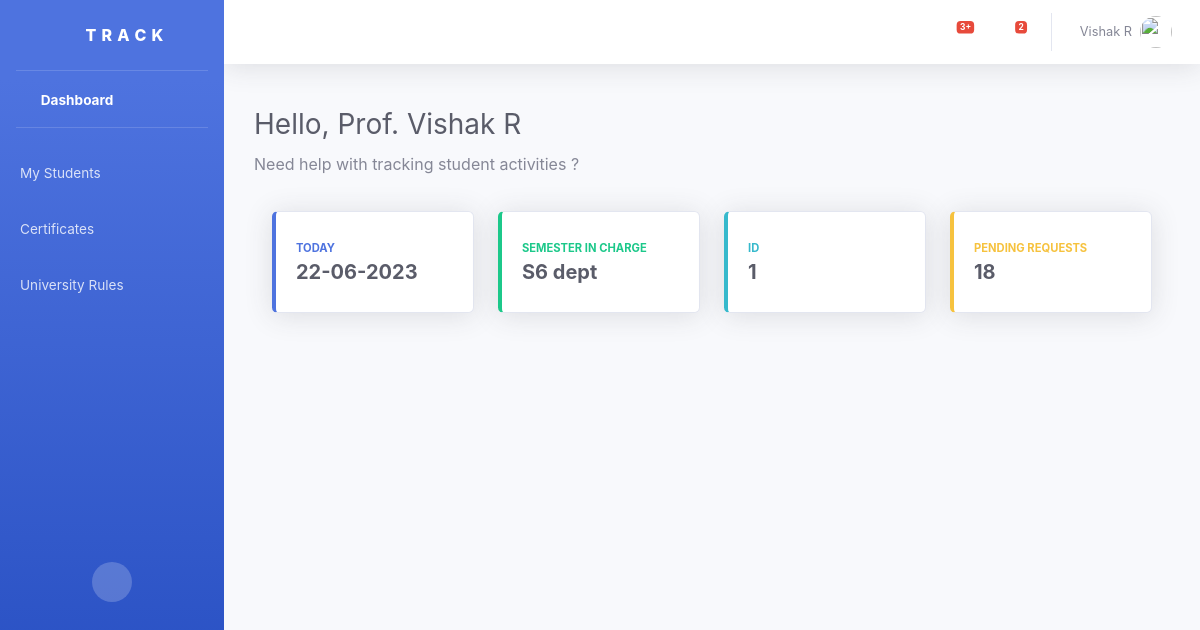
The page /auth/teacher/ (signed in) on the database its author committed.
### authentication/models.py (models this page shows, shortened)
class TeacherProfile(models.Model):
    user = models.OneToOneField(User, on_delete=models.CASCADE, related_name="teacher_profile")
    teacher_profile_pic = models.ImageField(upload_to="templates/teacher_profile_pic",blank=True)
    name = models.CharField(max_length=100, default="")
    email = models.EmailField()
    ph = models.CharField(max_length=12)
    sem = models.CharField(max_length=2)
    dept = models.CharField(max_length=50)
    role = models.CharField(max_length=10, default="")

### authentication/views.py (the view)
# urls.py: path('teacher/', views.teachersInDept, name="teacher info"),
def teachersInDept(request):
    current_user = request.user.teacher_profile
    if current_user:
        whole = serializers.serialize("json", [current_user.user])
        user = current_user.user.username
        name = current_user.name
        email = current_user.email
        phone = current_user.ph
        semester = current_user.sem
        department = current_user.dept
        role = current_user.role
        data = {
            "whole": whole,
            "user": user,
            "name": name,
            "email": email,
            "phone": phone,
            "semester": semester,
            "department": department,
            "role": role,
        }
        print(data)
        return render (request, 'teacherTemplate/base.html', { 'data':data})
    else:
        return HttpResponse("User not logged In")

### authentication/templates/teacherTemplate/base.html (shortened to what this page needs)
{% load static %}
<!DOCTYPE html>
<html lang="en">
<head>
    <link href="{% static "vendor/fontawesome-free/css/all.min.css" %}" rel="stylesheet" type="text/css">
    {%block custom_css%}
    <link href="{%static "css/sb-admin-2.min.css" %}" rel="stylesheet">
    {%endblock custom_css%}
</head>
<body id="page-top">
    <div id="wrapper">
        {%include 'teacherTemplate/sidebar.html'%}
        <div id="content-wrapper" class="d-flex flex-column">
            <div id="content">
                {%include 'teacherTemplate/topbar.html'%}
                {% block main_content%}
                        <div class="container" style="margin: 10px; padding: 20px;">
                            <h1 class="h3 mb-0 text-gray-800">Hello, Prof. {{data.name}}</h1>
                            <p class="card-text" style="margin-top: 10px; margin-bottom: 5px;"> Need help  with tracking student activities ?</p>
                        </div>
                        <div class="row px-5">
                            <div class="col-xl-3 col-md-6 mb-4">
                                <div class="card border-left-primary shadow h-100 py-2">
                                    <div class="card-body">
                                        <div class="row no-gutters align-items-center">
                                            <div class="col mr-2">
                                                <div class="text-xs font-weight-bold text-primary text-uppercase mb-1" >Today</div>
                                                <div class="h5 mb-0 font-weight-bold text-gray-800">{% now "d-m-Y " %}</div>
                                            </div>
                                            <div class="col-auto">
                                                <i class="fas fa-calendar fa-2x text-gray-300"></i>
                                            </div>
                                        </div>
                                    </div>
                                </div>
                            </div>
                            <div class="col-xl-3 col-md-6 mb-4">
                                <div class="card border-left-success shadow h-100 py-2">
                                    <div class="card-body">
                                        <div class="row no-gutters align-items-center">
                                            <div class="col mr-2">
                                                <div class="text-xs font-weight-bold text-success text-uppercase mb-1">Semester in charge</div>
                                                <div class="h5 mb-0 font-weight-bold text-gray-800">{{data.semester}} {{data.department}}</div>
                                            </div>
                                        </div>
                                    </div>
                                </div>
                            </div>
                            <div class="col-xl-3 col-md-6 mb-4">
                                <div class="card border-left-info shadow h-100 py-2">
                                    <div class="card-body">
                                        <div class="row no-gutters align-items-center">
                                            <div class="col mr-2">
                                                <div class="text-xs font-weight-bold text-info text-uppercase mb-1">ID
                                                </div>
                                                <div class="h5 mb-0 font-weight-bold text-gray-800">{{data.user}}</div>
                                            </div>
                                        </div>
                                    </div>
                                </div>
                            </div>
                            <div class="col-xl-3 col-md-6 mb-4">
                                <div class="card border-left-warning shadow h-100 py-2">
                                    <div class="card-body">
                                        <div class="row no-gutters align-items-center">
                                            <div class="col mr-2">
                                                <div class="text-xs font-weight-bold text-warning text-uppercase mb-1">
                                                    Pending Requests</div>
                                                <div class="h5 mb-0 font-weight-bold text-gray-800">18</div>
                                            </div>
                                            <div class="col-auto">
                                                <i class="fas fa-comments fa-2x text-gray-300"></i>
                                            </div>
                                        </div>
                                    </div>
                                </div>
                            </div>
                        </div>
                {%endblock main_content%}
            </div>
        </div>
    </div>
</body>
</html>

### authentication/templates/teacherTemplate/topbar.html (shortened to what this page needs)
<nav class="navbar navbar-expand navbar-light bg-white topbar mb-4 static-top shadow" style="height: 8vh;">
    <ul class="navbar-nav ml-auto">
        <li class="nav-item dropdown no-arrow mx-1">
            <a class="nav-link dropdown-toggle" href="#" id="alertsDropdown" role="button"
                data-toggle="dropdown" aria-haspopup="true" aria-expanded="false">
                <span class="badge badge-danger badge-counter">3+</span>
            </a>
        </li>
        <li class="nav-item dropdown no-arrow mx-1">
            <a class="nav-link dropdown-toggle" href="#" id="messagesDropdown" role="button"
                data-toggle="dropdown" aria-haspopup="true" aria-expanded="false">
                <i class="fas fa-envelope fa-fw"></i>
                <span class="badge badge-danger badge-counter">2</span>
            </a>
        </li>
        <li class="nav-item dropdown no-arrow">
            <a class="nav-link dropdown-toggle" href="#" id="userDropdown" role="button"
                data-toggle="dropdown" aria-haspopup="true" aria-expanded="false">
                <span class="mr-2 d-none d-lg-inline text-gray-600 small">{{data.name}}</span>
                <img class="img-profile rounded-circle"
                    src="http://localhost:8000/{{data.dp.url}}">
            </a>
        </li>
    </ul>
</nav>

### rows shown on the page
TeacherProfile: name "Vishak R", semester "S6", department "dept"

### other values the page prints
{{ data.user }} "1"
